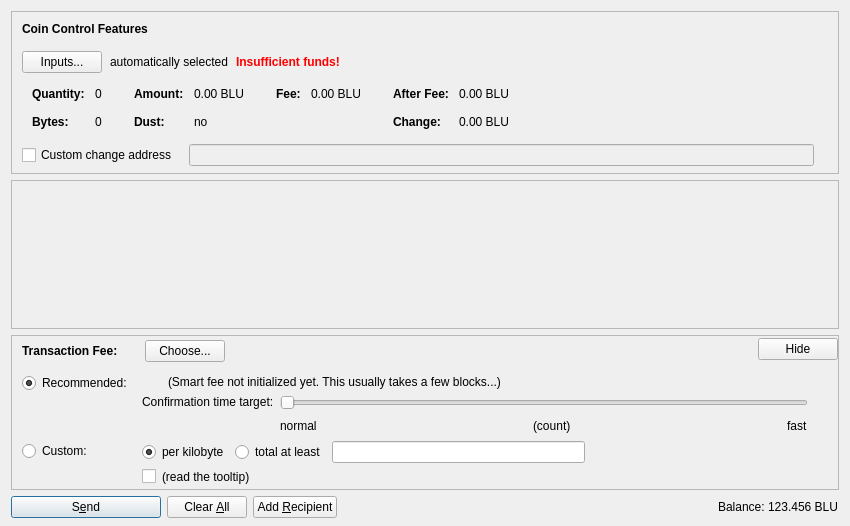
<?xml version="1.0" encoding="UTF-8"?>
<ui version="4.0">
 <class>SendCoinsDialog</class>
 <widget class="QDialog" name="SendCoinsDialog">
  <property name="geometry">
   <rect>
    <x>0</x>
    <y>0</y>
    <width>850</width>
    <height>526</height>
   </rect>
  </property>
  <property name="windowTitle">
   <string>Send Coins</string>
  </property>
  <layout class="QVBoxLayout" name="verticalLayout" stretch="0,1,0,0">
   <property name="bottomMargin">
    <number>8</number>
   </property>
   <item>
    <widget class="QFrame" name="frameCoinControl">
     <property name="sizePolicy">
      <sizepolicy hsizetype="Expanding" vsizetype="Expanding">
       <horstretch>0</horstretch>
       <verstretch>0</verstretch>
      </sizepolicy>
     </property>
     <property name="maximumSize">
      <size>
       <width>16777215</width>
       <height>16777215</height>
      </size>
     </property>
     <property name="frameShape">
      <enum>QFrame::StyledPanel</enum>
     </property>
     <property name="frameShadow">
      <enum>QFrame::Sunken</enum>
     </property>
     <layout class="QVBoxLayout" name="verticalLayoutCoinControl2">
      <property name="spacing">
       <number>0</number>
      </property>
      <property name="leftMargin">
       <number>0</number>
      </property>
      <property name="topMargin">
       <number>0</number>
      </property>
      <property name="rightMargin">
       <number>0</number>
      </property>
      <property name="bottomMargin">
       <number>6</number>
      </property>
      <item>
       <layout class="QVBoxLayout" name="verticalLayoutCoinControl" stretch="0,0,0,0,1">
        <property name="spacing">
         <number>0</number>
        </property>
        <property name="leftMargin">
         <number>10</number>
        </property>
        <property name="topMargin">
         <number>10</number>
        </property>
        <item>
         <layout class="QHBoxLayout" name="horizontalLayoutCoinControl1">
          <property name="bottomMargin">
           <number>15</number>
          </property>
          <item>
           <widget class="QLabel" name="labelCoinControlFeatures">
            <property name="sizePolicy">
             <sizepolicy hsizetype="Preferred" vsizetype="Maximum">
              <horstretch>0</horstretch>
              <verstretch>0</verstretch>
             </sizepolicy>
            </property>
            <property name="font">
             <font>
              <weight>75</weight>
              <bold>true</bold>
             </font>
            </property>
            <property name="styleSheet">
             <string notr="true">font-weight:bold;</string>
            </property>
            <property name="text">
             <string>Coin Control Features</string>
            </property>
           </widget>
          </item>
         </layout>
        </item>
        <item>
         <layout class="QHBoxLayout" name="horizontalLayoutCoinControl2" stretch="0,0,0,0">
          <property name="spacing">
           <number>8</number>
          </property>
          <property name="bottomMargin">
           <number>10</number>
          </property>
          <item>
           <widget class="QPushButton" name="pushButtonCoinControl">
            <property name="styleSheet">
             <string notr="true"/>
            </property>
            <property name="text">
             <string>Inputs...</string>
            </property>
            <property name="autoDefault">
             <bool>false</bool>
            </property>
           </widget>
          </item>
          <item>
           <widget class="QLabel" name="labelCoinControlAutomaticallySelected">
            <property name="text">
             <string>automatically selected</string>
            </property>
            <property name="margin">
             <number>5</number>
            </property>
           </widget>
          </item>
          <item>
           <widget class="QLabel" name="labelCoinControlInsuffFunds">
            <property name="font">
             <font>
              <weight>75</weight>
              <bold>true</bold>
             </font>
            </property>
            <property name="styleSheet">
             <string notr="true">color:red;font-weight:bold;</string>
            </property>
            <property name="text">
             <string>Insufficient funds!</string>
            </property>
            <property name="margin">
             <number>5</number>
            </property>
           </widget>
          </item>
          <item>
           <spacer name="horizontalSpacerCoinControl">
            <property name="orientation">
             <enum>Qt::Horizontal</enum>
            </property>
            <property name="sizeHint" stdset="0">
             <size>
              <width>40</width>
              <height>1</height>
             </size>
            </property>
           </spacer>
          </item>
         </layout>
        </item>
        <item>
         <widget class="QWidget" name="widgetCoinControl" native="true">
          <property name="sizePolicy">
           <sizepolicy hsizetype="Preferred" vsizetype="Preferred">
            <horstretch>0</horstretch>
            <verstretch>0</verstretch>
           </sizepolicy>
          </property>
          <property name="minimumSize">
           <size>
            <width>0</width>
            <height>0</height>
           </size>
          </property>
          <property name="styleSheet">
           <string notr="true"/>
          </property>
          <layout class="QHBoxLayout" name="horizontalLayoutCoinControl5">
           <property name="leftMargin">
            <number>0</number>
           </property>
           <property name="topMargin">
            <number>0</number>
           </property>
           <property name="rightMargin">
            <number>0</number>
           </property>
           <property name="bottomMargin">
            <number>0</number>
           </property>
           <item>
            <layout class="QHBoxLayout" name="horizontalLayoutCoinControl3" stretch="0,0,0,1">
             <property name="spacing">
              <number>20</number>
             </property>
             <property name="topMargin">
              <number>0</number>
             </property>
             <property name="bottomMargin">
              <number>10</number>
             </property>
             <item>
              <layout class="QFormLayout" name="formLayoutCoinControl1">
               <property name="horizontalSpacing">
                <number>10</number>
               </property>
               <property name="verticalSpacing">
                <number>14</number>
               </property>
               <property name="leftMargin">
                <number>10</number>
               </property>
               <property name="topMargin">
                <number>4</number>
               </property>
               <property name="rightMargin">
                <number>6</number>
               </property>
               <item row="0" column="0">
                <widget class="QLabel" name="labelCoinControlQuantityText">
                 <property name="font">
                  <font>
                   <weight>75</weight>
                   <bold>true</bold>
                  </font>
                 </property>
                 <property name="text">
                  <string>Quantity:</string>
                 </property>
                 <property name="margin">
                  <number>0</number>
                 </property>
                </widget>
               </item>
               <item row="0" column="1">
                <widget class="QLabel" name="labelCoinControlQuantity">
                 <property name="cursor">
                  <cursorShape>IBeamCursor</cursorShape>
                 </property>
                 <property name="contextMenuPolicy">
                  <enum>Qt::ActionsContextMenu</enum>
                 </property>
                 <property name="text">
                  <string notr="true">0</string>
                 </property>
                 <property name="margin">
                  <number>0</number>
                 </property>
                 <property name="textInteractionFlags">
                  <set>Qt::LinksAccessibleByMouse|Qt::TextSelectableByKeyboard|Qt::TextSelectableByMouse</set>
                 </property>
                </widget>
               </item>
               <item row="1" column="0">
                <widget class="QLabel" name="labelCoinControlBytesText">
                 <property name="font">
                  <font>
                   <weight>75</weight>
                   <bold>true</bold>
                  </font>
                 </property>
                 <property name="text">
                  <string>Bytes:</string>
                 </property>
                </widget>
               </item>
               <item row="1" column="1">
                <widget class="QLabel" name="labelCoinControlBytes">
                 <property name="cursor">
                  <cursorShape>IBeamCursor</cursorShape>
                 </property>
                 <property name="contextMenuPolicy">
                  <enum>Qt::ActionsContextMenu</enum>
                 </property>
                 <property name="text">
                  <string notr="true">0</string>
                 </property>
                 <property name="textInteractionFlags">
                  <set>Qt::LinksAccessibleByMouse|Qt::TextSelectableByKeyboard|Qt::TextSelectableByMouse</set>
                 </property>
                </widget>
               </item>
              </layout>
             </item>
             <item>
              <layout class="QFormLayout" name="formLayoutCoinControl2">
               <property name="horizontalSpacing">
                <number>10</number>
               </property>
               <property name="verticalSpacing">
                <number>14</number>
               </property>
               <property name="leftMargin">
                <number>6</number>
               </property>
               <property name="topMargin">
                <number>4</number>
               </property>
               <property name="rightMargin">
                <number>6</number>
               </property>
               <item row="0" column="0">
                <widget class="QLabel" name="labelCoinControlAmountText">
                 <property name="font">
                  <font>
                   <weight>75</weight>
                   <bold>true</bold>
                  </font>
                 </property>
                 <property name="text">
                  <string>Amount:</string>
                 </property>
                 <property name="margin">
                  <number>0</number>
                 </property>
                </widget>
               </item>
               <item row="0" column="1">
                <widget class="QLabel" name="labelCoinControlAmount">
                 <property name="cursor">
                  <cursorShape>IBeamCursor</cursorShape>
                 </property>
                 <property name="contextMenuPolicy">
                  <enum>Qt::ActionsContextMenu</enum>
                 </property>
                 <property name="text">
                  <string notr="true">0.00 BLU</string>
                 </property>
                 <property name="textInteractionFlags">
                  <set>Qt::LinksAccessibleByMouse|Qt::TextSelectableByKeyboard|Qt::TextSelectableByMouse</set>
                 </property>
                </widget>
               </item>
               <item row="1" column="0">
                <widget class="QLabel" name="labelCoinControlLowOutputText">
                 <property name="font">
                  <font>
                   <weight>75</weight>
                   <bold>true</bold>
                  </font>
                 </property>
                 <property name="text">
                  <string>Dust:</string>
                 </property>
                </widget>
               </item>
               <item row="1" column="1">
                <widget class="QLabel" name="labelCoinControlLowOutput">
                 <property name="cursor">
                  <cursorShape>IBeamCursor</cursorShape>
                 </property>
                 <property name="contextMenuPolicy">
                  <enum>Qt::ActionsContextMenu</enum>
                 </property>
                 <property name="text">
                  <string notr="true">no</string>
                 </property>
                 <property name="textInteractionFlags">
                  <set>Qt::LinksAccessibleByMouse|Qt::TextSelectableByKeyboard|Qt::TextSelectableByMouse</set>
                 </property>
                </widget>
               </item>
              </layout>
             </item>
             <item>
              <layout class="QFormLayout" name="formLayoutCoinControl3">
               <property name="horizontalSpacing">
                <number>10</number>
               </property>
               <property name="verticalSpacing">
                <number>14</number>
               </property>
               <property name="leftMargin">
                <number>6</number>
               </property>
               <property name="topMargin">
                <number>4</number>
               </property>
               <property name="rightMargin">
                <number>6</number>
               </property>
               <item row="0" column="0">
                <widget class="QLabel" name="labelCoinControlFeeText">
                 <property name="font">
                  <font>
                   <weight>75</weight>
                   <bold>true</bold>
                  </font>
                 </property>
                 <property name="text">
                  <string>Fee:</string>
                 </property>
                 <property name="margin">
                  <number>0</number>
                 </property>
                </widget>
               </item>
               <item row="0" column="1">
                <widget class="QLabel" name="labelCoinControlFee">
                 <property name="cursor">
                  <cursorShape>IBeamCursor</cursorShape>
                 </property>
                 <property name="contextMenuPolicy">
                  <enum>Qt::ActionsContextMenu</enum>
                 </property>
                 <property name="text">
                  <string notr="true">0.00 BLU</string>
                 </property>
                 <property name="textInteractionFlags">
                  <set>Qt::LinksAccessibleByMouse|Qt::TextSelectableByKeyboard|Qt::TextSelectableByMouse</set>
                 </property>
                </widget>
               </item>
              </layout>
             </item>
             <item>
              <layout class="QFormLayout" name="formLayoutCoinControl4">
               <property name="horizontalSpacing">
                <number>10</number>
               </property>
               <property name="verticalSpacing">
                <number>14</number>
               </property>
               <property name="leftMargin">
                <number>6</number>
               </property>
               <property name="topMargin">
                <number>4</number>
               </property>
               <property name="rightMargin">
                <number>6</number>
               </property>
               <item row="0" column="0">
                <widget class="QLabel" name="labelCoinControlAfterFeeText">
                 <property name="font">
                  <font>
                   <weight>75</weight>
                   <bold>true</bold>
                  </font>
                 </property>
                 <property name="text">
                  <string>After Fee:</string>
                 </property>
                 <property name="margin">
                  <number>0</number>
                 </property>
                </widget>
               </item>
               <item row="0" column="1">
                <widget class="QLabel" name="labelCoinControlAfterFee">
                 <property name="cursor">
                  <cursorShape>IBeamCursor</cursorShape>
                 </property>
                 <property name="contextMenuPolicy">
                  <enum>Qt::ActionsContextMenu</enum>
                 </property>
                 <property name="text">
                  <string notr="true">0.00 BLU</string>
                 </property>
                 <property name="textInteractionFlags">
                  <set>Qt::LinksAccessibleByMouse|Qt::TextSelectableByKeyboard|Qt::TextSelectableByMouse</set>
                 </property>
                </widget>
               </item>
               <item row="1" column="0">
                <widget class="QLabel" name="labelCoinControlChangeText">
                 <property name="font">
                  <font>
                   <weight>75</weight>
                   <bold>true</bold>
                  </font>
                 </property>
                 <property name="text">
                  <string>Change:</string>
                 </property>
                </widget>
               </item>
               <item row="1" column="1">
                <widget class="QLabel" name="labelCoinControlChange">
                 <property name="cursor">
                  <cursorShape>IBeamCursor</cursorShape>
                 </property>
                 <property name="contextMenuPolicy">
                  <enum>Qt::ActionsContextMenu</enum>
                 </property>
                 <property name="text">
                  <string notr="true">0.00 BLU</string>
                 </property>
                 <property name="textInteractionFlags">
                  <set>Qt::LinksAccessibleByMouse|Qt::TextSelectableByKeyboard|Qt::TextSelectableByMouse</set>
                 </property>
                </widget>
               </item>
              </layout>
             </item>
            </layout>
           </item>
          </layout>
         </widget>
        </item>
        <item>
         <layout class="QHBoxLayout" name="horizontalLayoutCoinControl4" stretch="0,0,0">
          <property name="spacing">
           <number>12</number>
          </property>
          <property name="sizeConstraint">
           <enum>QLayout::SetDefaultConstraint</enum>
          </property>
          <property name="topMargin">
           <number>5</number>
          </property>
          <property name="rightMargin">
           <number>5</number>
          </property>
          <item>
           <widget class="QCheckBox" name="checkBoxCoinControlChange">
            <property name="toolTip">
             <string>If this is activated, but the change address is empty or invalid, change will be sent to a newly generated address.</string>
            </property>
            <property name="text">
             <string>Custom change address</string>
            </property>
           </widget>
          </item>
          <item>
           <widget class="QValidatedLineEdit" name="lineEditCoinControlChange">
            <property name="enabled">
             <bool>false</bool>
            </property>
            <property name="sizePolicy">
             <sizepolicy hsizetype="Expanding" vsizetype="Fixed">
              <horstretch>0</horstretch>
              <verstretch>0</verstretch>
             </sizepolicy>
            </property>
           </widget>
          </item>
          <item>
           <widget class="QLabel" name="labelCoinControlChangeLabel">
            <property name="sizePolicy">
             <sizepolicy hsizetype="Preferred" vsizetype="Expanding">
              <horstretch>0</horstretch>
              <verstretch>0</verstretch>
             </sizepolicy>
            </property>
            <property name="minimumSize">
             <size>
              <width>0</width>
              <height>0</height>
             </size>
            </property>
            <property name="text">
             <string/>
            </property>
            <property name="margin">
             <number>3</number>
            </property>
           </widget>
          </item>
         </layout>
        </item>
        <item>
         <spacer name="verticalSpacerCoinControl">
          <property name="orientation">
           <enum>Qt::Vertical</enum>
          </property>
          <property name="sizeHint" stdset="0">
           <size>
            <width>800</width>
            <height>1</height>
           </size>
          </property>
         </spacer>
        </item>
       </layout>
      </item>
     </layout>
    </widget>
   </item>
   <item>
    <widget class="QScrollArea" name="scrollArea">
     <property name="widgetResizable">
      <bool>true</bool>
     </property>
     <widget class="QWidget" name="scrollAreaWidgetContents">
      <property name="geometry">
       <rect>
        <x>0</x>
        <y>0</y>
        <width>830</width>
        <height>104</height>
       </rect>
      </property>
      <layout class="QVBoxLayout" name="verticalLayout_2" stretch="0,1">
       <property name="leftMargin">
        <number>0</number>
       </property>
       <property name="topMargin">
        <number>0</number>
       </property>
       <property name="rightMargin">
        <number>0</number>
       </property>
       <property name="bottomMargin">
        <number>0</number>
       </property>
       <item>
        <layout class="QVBoxLayout" name="entries">
         <property name="spacing">
          <number>6</number>
         </property>
        </layout>
       </item>
       <item>
        <spacer name="verticalSpacer">
         <property name="orientation">
          <enum>Qt::Vertical</enum>
         </property>
         <property name="sizeHint" stdset="0">
          <size>
           <width>20</width>
           <height>40</height>
          </size>
         </property>
        </spacer>
       </item>
      </layout>
     </widget>
    </widget>
   </item>
   <item>
    <widget class="QFrame" name="frameFee">
     <property name="sizePolicy">
      <sizepolicy hsizetype="Expanding" vsizetype="Expanding">
       <horstretch>0</horstretch>
       <verstretch>0</verstretch>
      </sizepolicy>
     </property>
     <property name="maximumSize">
      <size>
       <width>16777215</width>
       <height>16777215</height>
      </size>
     </property>
     <property name="frameShape">
      <enum>QFrame::StyledPanel</enum>
     </property>
     <property name="frameShadow">
      <enum>QFrame::Sunken</enum>
     </property>
     <layout class="QVBoxLayout" name="verticalLayoutFee1">
      <property name="spacing">
       <number>0</number>
      </property>
      <property name="leftMargin">
       <number>0</number>
      </property>
      <property name="topMargin">
       <number>0</number>
      </property>
      <property name="rightMargin">
       <number>0</number>
      </property>
      <property name="bottomMargin">
       <number>0</number>
      </property>
      <item>
       <layout class="QVBoxLayout" name="verticalLayoutFee2" stretch="0,0,0">
        <property name="spacing">
         <number>0</number>
        </property>
        <property name="leftMargin">
         <number>10</number>
        </property>
        <property name="topMargin">
         <number>0</number>
        </property>
        <item>
         <layout class="QHBoxLayout" name="horizontalLayoutFee1">
          <property name="bottomMargin">
           <number>0</number>
          </property>
          <item>
           <layout class="QVBoxLayout" name="verticalLayoutFee7">
            <property name="spacing">
             <number>0</number>
            </property>
            <item>
             <spacer name="verticalSpacerSmartFee">
              <property name="orientation">
               <enum>Qt::Vertical</enum>
              </property>
              <property name="sizeType">
               <enum>QSizePolicy::Fixed</enum>
              </property>
              <property name="sizeHint" stdset="0">
               <size>
                <width>1</width>
                <height>4</height>
               </size>
              </property>
             </spacer>
            </item>
            <item>
             <layout class="QHBoxLayout" name="horizontalLayoutSmartFee">
              <property name="spacing">
               <number>10</number>
              </property>
              <item>
               <widget class="QLabel" name="labelFeeHeadline">
                <property name="sizePolicy">
                 <sizepolicy hsizetype="Preferred" vsizetype="Maximum">
                  <horstretch>0</horstretch>
                  <verstretch>0</verstretch>
                 </sizepolicy>
                </property>
                <property name="font">
                 <font>
                  <weight>75</weight>
                  <bold>true</bold>
                 </font>
                </property>
                <property name="styleSheet">
                 <string notr="true">font-weight:bold;</string>
                </property>
                <property name="text">
                 <string>Transaction Fee:</string>
                </property>
               </widget>
              </item>
              <item>
               <widget class="QLabel" name="labelFeeMinimized">
                <property name="text">
                 <string/>
                </property>
               </widget>
              </item>
              <item>
               <widget class="QPushButton" name="buttonChooseFee">
                <property name="text">
                 <string>Choose...</string>
                </property>
               </widget>
              </item>
             </layout>
            </item>
            <item>
             <spacer name="verticalSpacer_5">
              <property name="orientation">
               <enum>Qt::Vertical</enum>
              </property>
              <property name="sizeHint" stdset="0">
               <size>
                <width>1</width>
                <height>1</height>
               </size>
              </property>
             </spacer>
            </item>
           </layout>
          </item>
          <item>
           <spacer name="horizontalSpacer_4">
            <property name="orientation">
             <enum>Qt::Horizontal</enum>
            </property>
            <property name="sizeHint" stdset="0">
             <size>
              <width>40</width>
              <height>20</height>
             </size>
            </property>
           </spacer>
          </item>
          <item>
           <widget class="QPushButton" name="buttonMinimizeFee">
            <property name="toolTip">
             <string>collapse fee-settings</string>
            </property>
            <property name="text">
             <string>Hide</string>
            </property>
           </widget>
          </item>
         </layout>
        </item>
        <item>
         <widget class="QFrame" name="frameFeeSelection">
          <layout class="QVBoxLayout" name="verticalLayoutFee12">
           <property name="spacing">
            <number>0</number>
           </property>
           <property name="leftMargin">
            <number>0</number>
           </property>
           <property name="topMargin">
            <number>0</number>
           </property>
           <property name="rightMargin">
            <number>0</number>
           </property>
           <property name="bottomMargin">
            <number>0</number>
           </property>
           <item>
            <layout class="QGridLayout" name="gridLayoutFee">
             <property name="topMargin">
              <number>10</number>
             </property>
             <property name="bottomMargin">
              <number>4</number>
             </property>
             <property name="horizontalSpacing">
              <number>10</number>
             </property>
             <property name="verticalSpacing">
              <number>4</number>
             </property>
             <item row="1" column="1">
              <layout class="QVBoxLayout" name="verticalLayoutFee8">
               <property name="spacing">
                <number>6</number>
               </property>
               <item>
                <layout class="QHBoxLayout" name="horizontalLayoutFee13">
                 <item>
                  <widget class="QRadioButton" name="radioCustomPerKilobyte">
                   <property name="toolTip">
                    <string>If the custom fee is set to 1000 satoshis and the transaction is only 250 bytes, then &quot;per kilobyte&quot; only pays 250 satoshis in fee, while &quot;total at least&quot; pays 1000 satoshis. For transactions bigger than a kilobyte both pay by kilobyte.</string>
                   </property>
                   <property name="text">
                    <string>per kilobyte</string>
                   </property>
                   <property name="checked">
                    <bool>true</bool>
                   </property>
                   <attribute name="buttonGroup">
                    <string notr="true">groupCustomFee</string>
                   </attribute>
                  </widget>
                 </item>
                 <item>
                  <widget class="QRadioButton" name="radioCustomAtLeast">
                   <property name="toolTip">
                    <string>If the custom fee is set to 1000 satoshis and the transaction is only 250 bytes, then &quot;per kilobyte&quot; only pays 250 satoshis in fee, while &quot;total at least&quot; pays 1000 satoshis. For transactions bigger than a kilobyte both pay by kilobyte.</string>
                   </property>
                   <property name="text">
                    <string>total at least</string>
                   </property>
                   <attribute name="buttonGroup">
                    <string notr="true">groupCustomFee</string>
                   </attribute>
                  </widget>
                 </item>
                 <item>
                  <widget class="BitcoinAmountField" name="customFee"/>
                 </item>
                 <item>
                  <spacer name="horizontalSpacer_6">
                   <property name="orientation">
                    <enum>Qt::Horizontal</enum>
                   </property>
                   <property name="sizeHint" stdset="0">
                    <size>
                     <width>1</width>
                     <height>1</height>
                    </size>
                   </property>
                  </spacer>
                 </item>
                </layout>
               </item>
               <item>
                <layout class="QHBoxLayout" name="horizontalLayoutFee8">
                 <item>
                  <widget class="QCheckBox" name="checkBoxMinimumFee">
                   <property name="toolTip">
                    <string>Paying only the minimum fee is just fine as long as there is less transaction volume than space in the blocks. But be aware that this can end up in a never confirming transaction once there is more demand for bluecoin transactions than the network can process.</string>
                   </property>
                   <property name="text">
                    <string/>
                   </property>
                  </widget>
                 </item>
                 <item>
                  <widget class="QLabel" name="labelMinFeeWarning">
                   <property name="enabled">
                    <bool>true</bool>
                   </property>
                   <property name="toolTip">
                    <string>Paying only the minimum fee is just fine as long as there is less transaction volume than space in the blocks. But be aware that this can end up in a never confirming transaction once there is more demand for bluecoin transactions than the network can process.</string>
                   </property>
                   <property name="text">
                    <string>(read the tooltip)</string>
                   </property>
                   <property name="margin">
                    <number>5</number>
                   </property>
                  </widget>
                 </item>
                 <item>
                  <spacer name="horizontalSpacer_2">
                   <property name="orientation">
                    <enum>Qt::Horizontal</enum>
                   </property>
                   <property name="sizeHint" stdset="0">
                    <size>
                     <width>1</width>
                     <height>1</height>
                    </size>
                   </property>
                  </spacer>
                 </item>
                </layout>
               </item>
              </layout>
             </item>
             <item row="0" column="0">
              <layout class="QVBoxLayout" name="verticalLayoutFee4" stretch="0,1">
               <item>
                <widget class="QRadioButton" name="radioSmartFee">
                 <property name="text">
                  <string>Recommended:</string>
                 </property>
                 <property name="checked">
                  <bool>true</bool>
                 </property>
                 <attribute name="buttonGroup">
                  <string notr="true">groupFee</string>
                 </attribute>
                </widget>
               </item>
               <item>
                <spacer name="verticalSpacer_2">
                 <property name="orientation">
                  <enum>Qt::Vertical</enum>
                 </property>
                 <property name="sizeHint" stdset="0">
                  <size>
                   <width>1</width>
                   <height>1</height>
                  </size>
                 </property>
                </spacer>
               </item>
              </layout>
             </item>
             <item row="1" column="0">
              <layout class="QVBoxLayout" name="verticalLayoutFee9" stretch="0,1">
               <item>
                <widget class="QRadioButton" name="radioCustomFee">
                 <property name="text">
                  <string>Custom:</string>
                 </property>
                 <attribute name="buttonGroup">
                  <string notr="true">groupFee</string>
                 </attribute>
                </widget>
               </item>
               <item>
                <spacer name="verticalSpacer_6">
                 <property name="orientation">
                  <enum>Qt::Vertical</enum>
                 </property>
                 <property name="sizeHint" stdset="0">
                  <size>
                   <width>1</width>
                   <height>1</height>
                  </size>
                 </property>
                </spacer>
               </item>
              </layout>
             </item>
             <item row="0" column="1">
              <layout class="QVBoxLayout" name="verticalLayoutFee3" stretch="0,0,1">
               <property name="spacing">
                <number>6</number>
               </property>
               <property name="topMargin">
                <number>2</number>
               </property>
               <item>
                <layout class="QHBoxLayout" name="horizontalLayoutFee12">
                 <item>
                  <widget class="QLabel" name="labelSmartFee">
                   <property name="text">
                    <string/>
                   </property>
                   <property name="margin">
                    <number>2</number>
                   </property>
                  </widget>
                 </item>
                 <item>
                  <widget class="QLabel" name="labelFeeEstimation">
                   <property name="text">
                    <string/>
                   </property>
                  </widget>
                 </item>
                 <item>
                  <widget class="QLabel" name="labelSmartFee2">
                   <property name="text">
                    <string>(Smart fee not initialized yet. This usually takes a few blocks...)</string>
                   </property>
                   <property name="margin">
                    <number>2</number>
                   </property>
                  </widget>
                 </item>
                 <item>
                  <spacer name="horizontalSpacer_5">
                   <property name="orientation">
                    <enum>Qt::Horizontal</enum>
                   </property>
                   <property name="sizeHint" stdset="0">
                    <size>
                     <width>1</width>
                     <height>1</height>
                    </size>
                   </property>
                  </spacer>
                 </item>
                </layout>
               </item>
               <item>
                <layout class="QHBoxLayout" name="horizontalLayoutFee9">
                 <item>
                  <layout class="QVBoxLayout" name="verticalLayoutFee6">
                   <item>
                    <widget class="QLabel" name="labelSmartFee3">
                     <property name="text">
                      <string>Confirmation time target:</string>
                     </property>
                     <property name="margin">
                      <number>2</number>
                     </property>
                    </widget>
                   </item>
                   <item>
                    <spacer name="verticalSpacer_3">
                     <property name="orientation">
                      <enum>Qt::Vertical</enum>
                     </property>
                     <property name="sizeHint" stdset="0">
                      <size>
                       <width>1</width>
                       <height>1</height>
                      </size>
                     </property>
                    </spacer>
                   </item>
                  </layout>
                 </item>
                 <item>
                  <layout class="QVBoxLayout" name="verticalLayoutFee5">
                   <property name="rightMargin">
                    <number>30</number>
                   </property>
                   <item>
                    <widget class="QSlider" name="sliderSmartFee">
                     <property name="minimum">
                      <number>0</number>
                     </property>
                     <property name="maximum">
                      <number>23</number>
                     </property>
                     <property name="pageStep">
                      <number>1</number>
                     </property>
                     <property name="value">
                      <number>0</number>
                     </property>
                     <property name="orientation">
                      <enum>Qt::Horizontal</enum>
                     </property>
                     <property name="invertedAppearance">
                      <bool>false</bool>
                     </property>
                     <property name="invertedControls">
                      <bool>false</bool>
                     </property>
                     <property name="tickPosition">
                      <enum>QSlider::NoTicks</enum>
                     </property>
                    </widget>
                   </item>
                   <item>
                    <layout class="QHBoxLayout" name="horizontalLayoutFee10">
                     <item>
                      <widget class="QLabel" name="labelSmartFeeNormal">
                       <property name="text">
                        <string>normal</string>
                       </property>
                      </widget>
                     </item>
                     <item>
                      <spacer name="horizontalSpacer_7">
                       <property name="orientation">
                        <enum>Qt::Horizontal</enum>
                       </property>
                       <property name="sizeHint" stdset="0">
                        <size>
                         <width>40</width>
                         <height>20</height>
                        </size>
                       </property>
                      </spacer>
                     </item>
                     <item>
                      <widget class="QLabel" name="confirmationTargetLabel">
                       <property name="text">
                        <string notr="true">(count)</string>
                       </property>
                      </widget>
                     </item>
                     <item>
                      <spacer name="horizontalSpacer_3">
                       <property name="orientation">
                        <enum>Qt::Horizontal</enum>
                       </property>
                       <property name="sizeHint" stdset="0">
                        <size>
                         <width>40</width>
                         <height>20</height>
                        </size>
                       </property>
                      </spacer>
                     </item>
                     <item>
                      <widget class="QLabel" name="labelSmartFeeFast">
                       <property name="text">
                        <string>fast</string>
                       </property>
                      </widget>
                     </item>
                    </layout>
                   </item>
                  </layout>
                 </item>
                </layout>
               </item>
               <item>
                <spacer name="verticalSpacer_4">
                 <property name="orientation">
                  <enum>Qt::Vertical</enum>
                 </property>
                 <property name="sizeHint" stdset="0">
                  <size>
                   <width>1</width>
                   <height>1</height>
                  </size>
                 </property>
                </spacer>
               </item>
              </layout>
             </item>
            </layout>
           </item>
          </layout>
         </widget>
        </item>
        <item>
         <spacer name="verticalSpacerFee">
          <property name="orientation">
           <enum>Qt::Vertical</enum>
          </property>
          <property name="sizeHint" stdset="0">
           <size>
            <width>800</width>
            <height>1</height>
           </size>
          </property>
         </spacer>
        </item>
       </layout>
      </item>
     </layout>
    </widget>
   </item>
   <item>
    <layout class="QHBoxLayout" name="horizontalLayout">
     <item>
      <widget class="QPushButton" name="sendButton">
       <property name="minimumSize">
        <size>
         <width>150</width>
         <height>0</height>
        </size>
       </property>
       <property name="toolTip">
        <string>Confirm the send action</string>
       </property>
       <property name="text">
        <string>S&amp;end</string>
       </property>
       <property name="icon">
        <iconset resource="../bitcoin.qrc">
         <normaloff>:/icons/send</normaloff>:/icons/send</iconset>
       </property>
       <property name="autoDefault">
        <bool>false</bool>
       </property>
       <property name="default">
        <bool>true</bool>
       </property>
      </widget>
     </item>
     <item>
      <widget class="QPushButton" name="clearButton">
       <property name="sizePolicy">
        <sizepolicy hsizetype="Minimum" vsizetype="Fixed">
         <horstretch>0</horstretch>
         <verstretch>0</verstretch>
        </sizepolicy>
       </property>
       <property name="toolTip">
        <string>Clear all fields of the form.</string>
       </property>
       <property name="text">
        <string>Clear &amp;All</string>
       </property>
       <property name="icon">
        <iconset resource="../bitcoin.qrc">
         <normaloff>:/icons/remove</normaloff>:/icons/remove</iconset>
       </property>
       <property name="autoDefault">
        <bool>false</bool>
       </property>
      </widget>
     </item>
     <item>
      <widget class="QPushButton" name="addButton">
       <property name="toolTip">
        <string>Send to multiple recipients at once</string>
       </property>
       <property name="text">
        <string>Add &amp;Recipient</string>
       </property>
       <property name="icon">
        <iconset resource="../bitcoin.qrc">
         <normaloff>:/icons/add</normaloff>:/icons/add</iconset>
       </property>
       <property name="autoDefault">
        <bool>false</bool>
       </property>
      </widget>
     </item>
     <item>
      <spacer name="horizontalSpacer">
       <property name="orientation">
        <enum>Qt::Horizontal</enum>
       </property>
       <property name="sizeHint" stdset="0">
        <size>
         <width>40</width>
         <height>20</height>
        </size>
       </property>
      </spacer>
     </item>
     <item>
      <layout class="QHBoxLayout" name="horizontalLayout_2">
       <property name="spacing">
        <number>3</number>
       </property>
       <item>
        <widget class="QLabel" name="label">
         <property name="sizePolicy">
          <sizepolicy hsizetype="Preferred" vsizetype="Fixed">
           <horstretch>0</horstretch>
           <verstretch>0</verstretch>
          </sizepolicy>
         </property>
         <property name="text">
          <string>Balance:</string>
         </property>
        </widget>
       </item>
       <item>
        <widget class="QLabel" name="labelBalance">
         <property name="sizePolicy">
          <sizepolicy hsizetype="Preferred" vsizetype="Fixed">
           <horstretch>0</horstretch>
           <verstretch>0</verstretch>
          </sizepolicy>
         </property>
         <property name="cursor">
          <cursorShape>IBeamCursor</cursorShape>
         </property>
         <property name="text">
          <string notr="true">123.456 BLU</string>
         </property>
         <property name="textInteractionFlags">
          <set>Qt::LinksAccessibleByMouse|Qt::TextSelectableByKeyboard|Qt::TextSelectableByMouse</set>
         </property>
        </widget>
       </item>
      </layout>
     </item>
    </layout>
   </item>
  </layout>
 </widget>
 <customwidgets>
  <customwidget>
   <class>QValidatedLineEdit</class>
   <extends>QLineEdit</extends>
   <header>qvalidatedlineedit.h</header>
  </customwidget>
  <customwidget>
   <class>BitcoinAmountField</class>
   <extends>QLineEdit</extends>
   <header>bitcoinamountfield.h</header>
   <container>1</container>
  </customwidget>
 </customwidgets>
 <resources>
  <include location="../bitcoin.qrc"/>
 </resources>
 <connections/>
 <buttongroups>
  <buttongroup name="groupFee"/>
  <buttongroup name="groupCustomFee"/>
 </buttongroups>
</ui>
